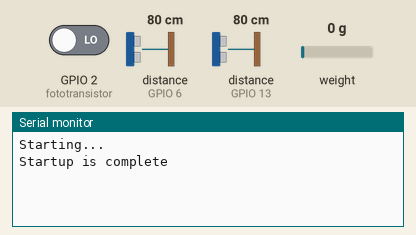
Simulated run of this sketch. Board: ESP8266 (NodeMCU). Parts: the last lines printed to the serial monitor. Wiring (inferred from the names in the program): ultrasonic range finder: trigger GPIO 12; echo GPIO 13. The inputs (shaded band) are chosen by the test bench; at power-on: GPIO 2 (fototransistor) LOW, distance to the obstacle (sensors on GPIO 6, GPIO 13) 80 cm, weight on the scale 0 g. The echo pulse lasts 58.3 µs per cm; EEPROM starts erased.

Above: at 8.6 s.
8.7 s: GPIO 2 (fototransistor) driven HIGH
At 9.7 s:
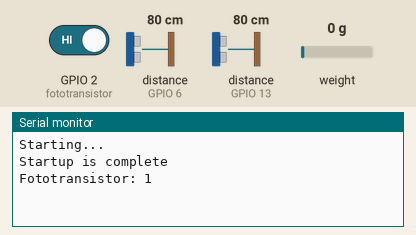
11.4 s: distance to the obstacle (sensor on GPIO 6) set to 2 cm
At 12.3 s:
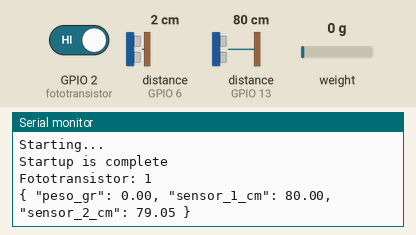
12.9 s: distance to the obstacle (sensor on GPIO 13) set to 2 cm
At 14.2 s:
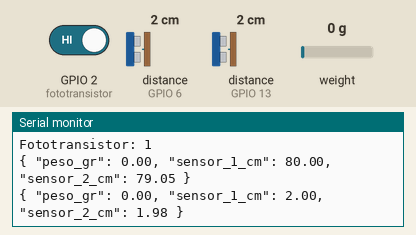
14.4 s: weight on the scale set to 100 g
15.9 s: distance to the obstacle (sensor on GPIO 6) set to 4 cm
At 17.2 s:
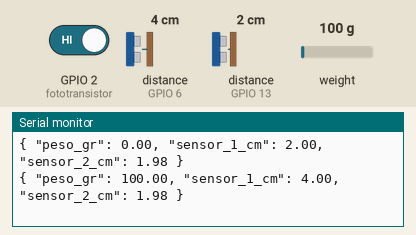

Measured:
- after the input at 8.7 s, the serial monitor: prints a new line at once (image 1)
- after the input at 12.9 s, the serial monitor: prints a new line after 0.52 s (image 3)
- after the input at 15.9 s, the serial monitor: prints a new line after 1.0 s (image 4)

The sketch:

sensores.ino
```cpp
#include <Ping.h>
#include <HX711_ADC.h>

#if defined(ESP8266) || defined(ESP32) || defined(AVR)
#include <EEPROM.h>
#endif

const int sensor1 = 6;
const int sensor2trig = 12;
const int sensor2echo = 13;
const int fototransistor = 2;
double distancia1, distancia2;
boolean fototransistor_activo = false;

const int HX711_dout = 4;  // MCU > HX711 dout pin
const int HX711_sck = 5;   // MCU > HX711 sck pin

HX711_ADC LoadCell(HX711_dout, HX711_sck);

const int calVal_eepromAddress = 0;

Ping ping1 = Ping(sensor1);
//Ping ping2 = Ping(sensor2);

void setup() {
  Serial.begin(57600);
  delay(10);
  Serial.println("Starting...");

  pinMode(sensor2trig, OUTPUT);
  pinMode(sensor2echo, INPUT);
  digitalWrite(sensor2trig, LOW);
  pinMode(fototransistor, INPUT);
  attachInterrupt(digitalPinToInterrupt(fototransistor), activo, RISING);

  LoadCell.begin();
  //calibracion = 400,01
  float calibrationValue = 696.0; // Carga el valor de calibración según sea necesario
  #if defined(ESP8266) || defined(ESP32)
  EEPROM.begin(512);
  #endif
  EEPROM.get(calVal_eepromAddress, calibrationValue);

  LoadCell.start(2000, true);  // Tiempo de estabilización 2000ms, tara al inicio
  if (LoadCell.getTareTimeoutFlag()) {
    Serial.println("Timeout, check MCU>HX711 wiring and pin designations");
    // while(1)
  } else {
    LoadCell.setCalFactor(calibrationValue);
    Serial.println("Startup is complete");
  }

  delay(5000);  // Retraso de estabilización inicial
}

void loop() {
  measureAndReport();
  delay(1000);
}

void measureAndReport() {
  //float peso_actual = LoadCell.getData();  // Obtiene una lectura inicial del peso
  float peso_actual = 0;
  float peso_anterior = peso_actual;       // Inicializa peso_anterior con el mismo valor para la primera comparación
  int measurementCount = 0;
  float time = 0;
  float dist = 0;

  // Bucle de medición para estabilizar la lectura del peso
  while (abs(peso_actual - peso_anterior) > 0.50 || measurementCount < 5) {
    if (LoadCell.update()) {
      peso_anterior = peso_actual;         // Guarda el último peso medido
      peso_actual = LoadCell.getData();    // Actualiza el peso actual
    }

    delay(500);
    measurementCount++;
  }

  // Lecturas del sensor ultrasónico
  ping1.fire();
  distancia1 = ping1.centimeters();
  digitalWrite(sensor2trig, HIGH);
  delayMicroseconds(10);
  digitalWrite(sensor2trig, LOW);

  time = pulseIn(sensor2echo, HIGH);
  dist = time/59;

  // Salida de datos estructurados en formato JSON
  Serial.print(F("{ \"peso_gr\": "));
  Serial.print(peso_actual);
  Serial.print(F(", \"sensor_1_cm\": "));
  Serial.print(distancia1);
  Serial.print(F(", \"sensor_2_cm\": "));
  Serial.print(dist);
  Serial.println(F(" }"));

  //if (fototransistor_activo == true){
  //  fototransistor_activo = false;
  //  Serial.println("Fototransistor: 1");
  //  delay(200);

  //}
}


void activo() {
  //Serial.println("Fototransistor: 1");
  Serial.println("Fototransistor: 1");
  //fototransistor_activo = true;
}
```
